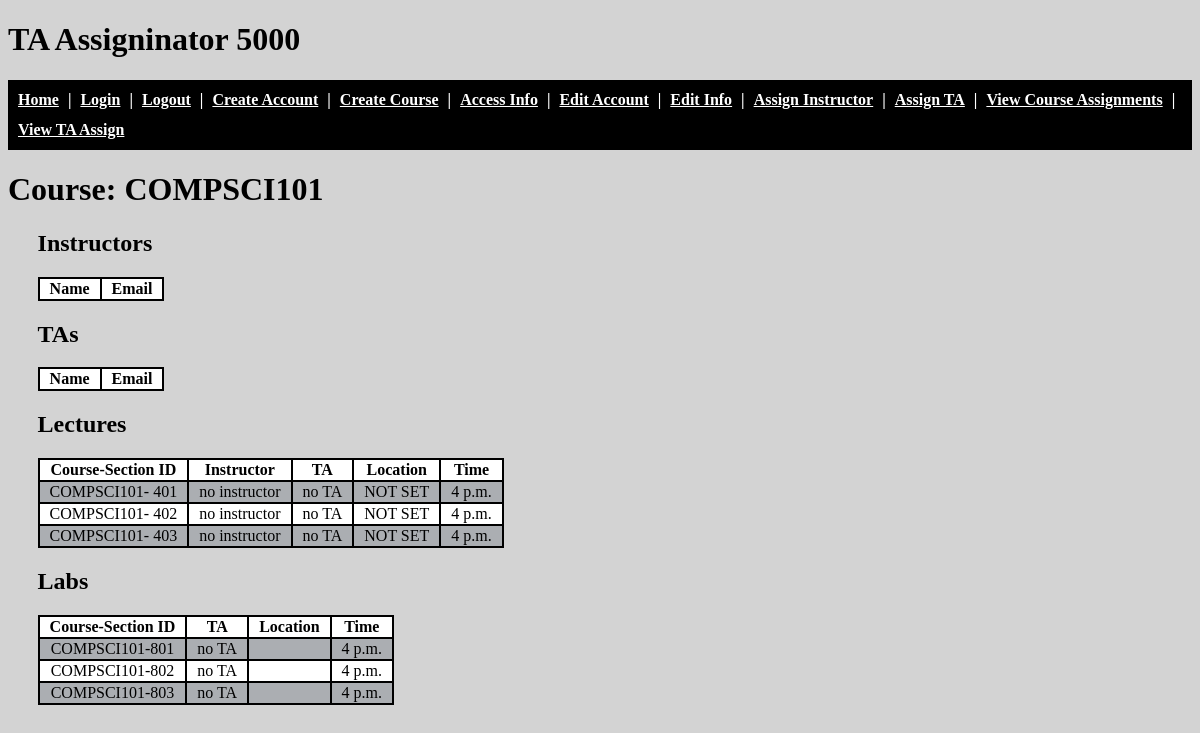
Page /course/COMPSCI101/ on the committed database.
### ta_assign/models.py (models this page shows)
class Course(models.Model):
    course_department = models.CharField(max_length=8)
    course_id = models.PositiveSmallIntegerField(default=0)
    course_dept_id = models.CharField(max_length=9)
    num_lectures = models.PositiveSmallIntegerField(default=0)
    num_labs = models.PositiveSmallIntegerField(default=0)
    current_num_TA = models.PositiveSmallIntegerField(default=0)
    current_num_lectures = models.PositiveSmallIntegerField(default=0)
    current_num_labs = models.PositiveSmallIntegerField(default=0)

class Lecture(models.Model):
    instructor = models.CharField(max_length=50, default="no instructor")
    TA = models.CharField(max_length=50, default="no TA")
    course = models.ForeignKey(Course, on_delete=models.CASCADE)
    lecture_section = models.CharField(max_length=3)
    lecture_location = models.CharField(max_length=50, default="NOT SET")
    lecture_time = models.TimeField(default=datetime.time(16, 00))

class Lab(models.Model):
    TA = models.CharField(max_length=50, default="no TA")
    course = models.ForeignKey(Course, on_delete=models.CASCADE)
    lab_section = models.CharField(max_length=3)
    lab_location = models.CharField(max_length=50, default="NOT SET")
    lab_time = models.TimeField(default=datetime.time(16, 00))

### ta_assign/views.py (the view)
# urls.py: url(r'^course/(?P<course_dept_id>.+?)/$', CourseView.as_view(), name='Course1'),
class CourseView(View):
    def get(self, request, **kwargs):
        course_dept_id = self.kwargs["course_dept_id"]
        course = models.Course.objects.get(course_dept_id=course_dept_id)
        labs = models.Lab.objects.filter(course=course)
        lectures = models.Lecture.objects.filter(course=course)
        instructor_courses = models.InstructorCourse.objects.filter(course=course)
        instructors = []
        for instructor_course in instructor_courses:
            instructors.append(instructor_course.instructor)
        ta_courses = models.TACourse.objects.filter(course=course)
        tas = []
        for ta_course in ta_courses:
            tas.append(ta_course.TA)
        return render(request, 'main/course.html', {"course_dept_id": course_dept_id, "labs": labs,
                                                    "lectures": lectures, "instructors": instructors, "tas": tas})

### templates/main/course.html (shortened to what this page needs)
{% extends "base.html" %}
{% block content %}
    <h1>Course: {{ course_dept_id }}</h1>
    <div class="access_info">
        <h2>Instructors</h2>
        <table>
            <tr class="heading">
                <td>Name</td>
                <td>Email</td>
            </tr>
        </table>
        <h2>TAs</h2>
        <table>
            <tr class="heading">
                <td>Name</td>
                <td>Email</td>
            </tr>
        </table>
        <h2>Lectures</h2>
        <table>
            <tr class="heading">
                <td>Course-Section ID</td>
                <td>Instructor</td>
                <td>TA</td>
                <td>Location</td>
                <td>Time</td>
            </tr>
            {% for lecture in lectures %}
            <tr>
                <td>{{ lecture.course.course_department}}{{ lecture.course.course_id }}-
                    {{ lecture.lecture_section }}</td>
                <td>{{ lecture.instructor }}</td>
                <td>{{ lecture.TA }}</td>
                <td>{{ lecture.lecture_location }}</td>
                <td>{{ lecture.lecture_time }}</td>
            </tr>
            {% endfor %}
        </table>
    </div>
    <div class="access_info">
    <h2>Labs</h2>
        <table>
            <tr class="heading">
                <td>Course-Section ID</td>
                <td>TA</td>
                <td>Location</td>
                <td>Time</td>
            </tr>
            {% for lab in labs %}
            <tr>
                <td>{{ lab.course.course_department}}{{ lab.course.course_id }}-{{ lab.lab_section }}</td>
                <td>{{ lab.TA }}</td>
                <td>{{ lab.lab_location }}</td>
                <td>{{ lab.lab_time }}</td>
            </tr>
            {% endfor %}
        </table>
    </div>
{% endblock content %}

### templates/base.html (shortened to what this page needs)
{% load staticfiles %}
<!DOCTYPE html>
<html lang="en">
<head>
    <link rel="stylesheet" href="{% static 'css/style.css' %}">
</head>
<body>
    <h1>TA Assigninator 5000</h1>
    <div id="nav">
        <ul class="menu">
            <li class="menu"><a href="/index">Home</a></li> |
            <li class="menu"><a href="/login">Login</a></li> |
            <li class="menu"><a href="/logout">Logout</a></li> |
            <li class="menu"><a href="/create_account">Create Account</a></li> |
            <li class="menu"><a href="/create_course">Create Course</a></li> |
            <li class="menu"><a href="/access_info">Access Info</a></li> |
            <li class="menu"><a href="/edit_account">Edit Account</a></li> |
            <li class="menu"><a href="/edit_info">Edit Info</a></li> |
            <li class="menu"><a href="/assign_instructor">Assign Instructor</a></li> |
            <li class="menu"><a href="/assign_ta">Assign TA</a></li> |
            <li class="menu"><a href="/assign_ta">View Course Assignments</a></li> |
            <li class="menu"><a href="/view_ta_assign">View TA Assign</a></li>
        </ul>
    </div>
    {% block content %}{% endblock content %}
</body>
</html>

### static/css/style.css (style rules this page uses)
body { background: lightgray; font-family: "Trebuchet MS"; }
#nav { width: 100%; line-height: 30px; }
.menu { background: black; color: white; padding: 5px 5px; font-weight: bold; }
.menu a:link { color: white; }
.menu li { display: inline; }
.access_info { width: 95%; margin: auto; }
.access_info table { border: 1px solid black; border-spacing: 0; }
.access_info td { text-align: center; border: 1px solid black; padding-left: 10px; padding-right: 10px; }
.access_info tr:nth-child(even) { background-color: #abaeb2; }
.access_info tr:nth-child(odd) { background-color: #ffffff; }
.heading { font-weight: bold; }

### rows in the picture
Course: course_dept "COMPSCI101"
Lecture: course.course_department "COMPSCI", course.course_id "101", lecture_section "401", instructor "no instructor", TA "no TA", lecture_location "NOT SET", lecture_time "4 p.m."
Lecture: course.course_department "COMPSCI", course.course_id "101", lecture_section "402", instructor "no instructor", TA "no TA", lecture_location "NOT SET", lecture_time "4 p.m."
Lecture: course.course_department "COMPSCI", course.course_id "101", lecture_section "403", instructor "no instructor", TA "no TA", lecture_location "NOT SET", lecture_time "4 p.m."
Lab: course.course_department "COMPSCI", course.course_id "101", lab_section "801", TA "no TA", lab_time "4 p.m."
Lab: course.course_department "COMPSCI", course.course_id "101", lab_section "802", TA "no TA", lab_time "4 p.m."
Lab: course.course_department "COMPSCI", course.course_id "101", lab_section "803", TA "no TA", lab_time "4 p.m."
